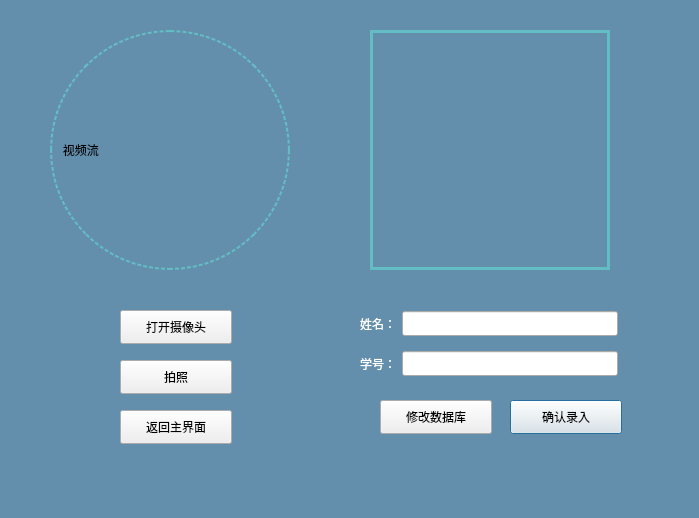
<?xml version="1.0" encoding="UTF-8"?>
<ui version="4.0">
 <class>SecondWindow</class>
 <widget class="QDialog" name="SecondWindow">
  <property name="geometry">
   <rect>
    <x>0</x>
    <y>0</y>
    <width>699</width>
    <height>518</height>
   </rect>
  </property>
  <property name="font">
   <font>
    <family>隶书</family>
   </font>
  </property>
  <property name="windowTitle">
   <string>Dialog</string>
  </property>
  <property name="styleSheet">
   <string notr="true">#SecondWindow{
background-color: rgb(99, 143, 172);
}
</string>
  </property>
  <widget class="QLabel" name="lblImage2">
   <property name="geometry">
    <rect>
     <x>370</x>
     <y>30</y>
     <width>240</width>
     <height>240</height>
    </rect>
   </property>
   <property name="styleSheet">
    <string notr="true">QLabel{
border:3px solid#63bdc5;
border-radius:200px;
}</string>
   </property>
   <property name="text">
    <string/>
   </property>
  </widget>
  <widget class="QWidget" name="layoutWidget">
   <property name="geometry">
    <rect>
     <x>360</x>
     <y>350</y>
     <width>258</width>
     <height>27</height>
    </rect>
   </property>
   <layout class="QHBoxLayout" name="horizontalLayout_3">
    <item>
     <widget class="QLabel" name="label_4">
      <property name="styleSheet">
       <string notr="true">color: rgb(255,255,255)</string>
      </property>
      <property name="text">
       <string>学号：</string>
      </property>
     </widget>
    </item>
    <item>
     <widget class="QLineEdit" name="editId">
      <property name="text">
       <string/>
      </property>
     </widget>
    </item>
   </layout>
  </widget>
  <widget class="QPushButton" name="btn2Confirm">
   <property name="geometry">
    <rect>
     <x>510</x>
     <y>400</y>
     <width>112</width>
     <height>34</height>
    </rect>
   </property>
   <property name="styleSheet">
    <string notr="true"/>
   </property>
   <property name="text">
    <string>确认录入</string>
   </property>
  </widget>
  <widget class="QWidget" name="layoutWidget">
   <property name="geometry">
    <rect>
     <x>360</x>
     <y>310</y>
     <width>258</width>
     <height>27</height>
    </rect>
   </property>
   <layout class="QHBoxLayout" name="horizontalLayout">
    <item>
     <widget class="QLabel" name="label_2">
      <property name="styleSheet">
       <string notr="true">color: rgb(255,255,255)</string>
      </property>
      <property name="text">
       <string>姓名：</string>
      </property>
     </widget>
    </item>
    <item>
     <widget class="QLineEdit" name="editName">
      <property name="cursor">
       <cursorShape>CrossCursor</cursorShape>
      </property>
      <property name="text">
       <string/>
      </property>
     </widget>
    </item>
   </layout>
  </widget>
  <widget class="QLabel" name="videoLabel">
   <property name="geometry">
    <rect>
     <x>10</x>
     <y>30</y>
     <width>320</width>
     <height>240</height>
    </rect>
   </property>
   <property name="styleSheet">
    <string notr="true"/>
   </property>
   <property name="text">
    <string>                 视频流</string>
   </property>
  </widget>
  <widget class="QLabel" name="label">
   <property name="geometry">
    <rect>
     <x>50</x>
     <y>30</y>
     <width>240</width>
     <height>240</height>
    </rect>
   </property>
   <property name="styleSheet">
    <string notr="true">QLabel{
border:2px dotted#63bdc5;
border-radius:120px;
}</string>
   </property>
   <property name="text">
    <string/>
   </property>
  </widget>
  <widget class="QPushButton" name="btn2Backmain">
   <property name="geometry">
    <rect>
     <x>120</x>
     <y>410</y>
     <width>112</width>
     <height>34</height>
    </rect>
   </property>
   <property name="font">
    <font>
     <family>隶书</family>
    </font>
   </property>
   <property name="styleSheet">
    <string notr="true"/>
   </property>
   <property name="text">
    <string>返回主界面</string>
   </property>
  </widget>
  <widget class="QPushButton" name="btn2Opencam">
   <property name="geometry">
    <rect>
     <x>120</x>
     <y>310</y>
     <width>112</width>
     <height>34</height>
    </rect>
   </property>
   <property name="font">
    <font>
     <family>隶书</family>
    </font>
   </property>
   <property name="text">
    <string>打开摄像头</string>
   </property>
  </widget>
  <widget class="QPushButton" name="btn2Shot">
   <property name="geometry">
    <rect>
     <x>120</x>
     <y>360</y>
     <width>112</width>
     <height>34</height>
    </rect>
   </property>
   <property name="text">
    <string>拍照</string>
   </property>
  </widget>
  <widget class="QLabel" name="label_3">
   <property name="geometry">
    <rect>
     <x>370</x>
     <y>30</y>
     <width>240</width>
     <height>240</height>
    </rect>
   </property>
   <property name="styleSheet">
    <string notr="true">border-image: url(:/open.png);</string>
   </property>
   <property name="text">
    <string/>
   </property>
  </widget>
  <widget class="QPushButton" name="btn2Change">
   <property name="geometry">
    <rect>
     <x>380</x>
     <y>400</y>
     <width>112</width>
     <height>34</height>
    </rect>
   </property>
   <property name="text">
    <string>修改数据库</string>
   </property>
  </widget>
  <zorder>label_3</zorder>
  <zorder>layoutWidget</zorder>
  <zorder>layoutWidget</zorder>
  <zorder>lblImage2</zorder>
  <zorder>btn2Confirm</zorder>
  <zorder>videoLabel</zorder>
  <zorder>label</zorder>
  <zorder>btn2Backmain</zorder>
  <zorder>btn2Opencam</zorder>
  <zorder>btn2Shot</zorder>
  <zorder>btn2Change</zorder>
 </widget>
 <resources/>
 <connections/>
</ui>
